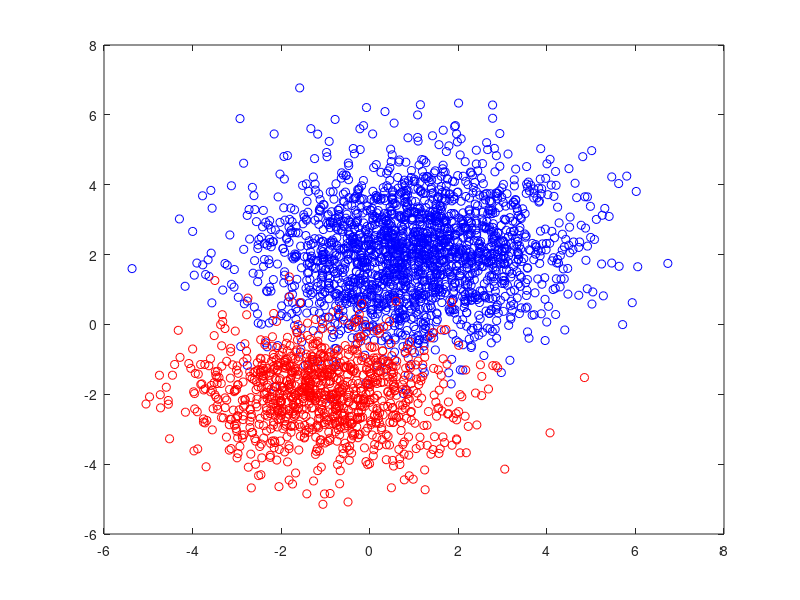

The MATLAB script that drew this image: (Note: this script raises an error after producing the figure.)

%%======================================================
%% STEP 1a: Generate data from two 2D distributions.

mu1 = [1 2];       % Mean
sigma1 = [ 3 .2;   % Covariance matrix
          .2  2];
m1 = 2000;          % Number of data points.

mu2 = [-1 -2];
sigma2 = [2 0;
          0 1];
m2 = 1000;

% Generate sample points with the specified means and covariance matrices.
R1 = chol(sigma1);
X1 = randn(m1, 2) * R1;
X1 = X1 + repmat(mu1, size(X1, 1), 1);

R2 = chol(sigma2);
X2 = randn(m2, 2) * R2;
X2 = X2 + repmat(mu2, size(X2, 1), 1);

X = [X1; X2];

%%=====================================================
%% STEP 1b: Plot the data points and their pdfs.

figure(1);

% Display a scatter plot of the two distributions.
hold off;
plot(X1(:, 1), X1(:, 2), 'bo');
hold on;
plot(X2(:, 1), X2(:, 2), 'ro');

set(gcf,'color','white') % White background for the figure.

% First, create a [10,000 x 2] matrix 'gridX' of coordinates representing
% the input values over the grid.
gridSize = 100;
u = linspace(-6, 6, gridSize);
[A B] = meshgrid(u, u);
gridX = [A(:), B(:)];

% Calculate the Gaussian response for every value in the grid.
z1 = gaussianND(gridX, mu1, sigma1);
z2 = gaussianND(gridX, mu2, sigma2);

% Reshape the responses back into a 2D grid to be plotted with contour.
Z1 = reshape(z1, gridSize, gridSize);
Z2 = reshape(z2, gridSize, gridSize);

% Plot the contour lines to show the pdf over the data.
[C, h] = contour(u, u, Z1);
[C, h] = contour(u, u, Z2);

axis([-6 6 -6 6])
title('Original Data and PDFs');

%set(h,'ShowText','on','TextStep',get(h,'LevelStep')*2);


%%====================================================
%% STEP 2: Choose initial values for the parameters.

% Set 'm' to the number of data points.
m = size(X, 1);

k = 2;  % The number of clusters.
n = 2;  % The vector lengths.

% Randomly select k data points to serve as the initial means.
indeces = randperm(m);
mu = X(indeces(1:k), :);

sigma = [];

% Use the overal covariance of the dataset as the initial variance for each cluster.
for (j = 1 : k)
    sigma{j} = cov(X);
end

% Assign equal prior probabilities to each cluster.
phi = ones(1, k) * (1 / k);

%%===================================================
%% STEP 3: Run Expectation Maximization

% Matrix to hold the probability that each data point belongs to each cluster.
% One row per data point, one column per cluster.
W = zeros(m, k);

% Loop until convergence.
for (iter = 1:1000)
    
    fprintf('  EM Iteration %d\n', iter);

    %%===============================================
    %% STEP 3a: Expectation
    %
    % Calculate the probability for each data point for each distribution.
    
    % Matrix to hold the pdf value for each every data point for every cluster.
    % One row per data point, one column per cluster.
    pdf = zeros(m, k);
    
    % For each cluster...
    for (j = 1 : k)
        
        % Evaluate the Gaussian for all data points for cluster 'j'.
        pdf(:, j) = gaussianND(X, mu(j, :), sigma{j});
    end
    
    % Multiply each pdf value by the prior probability for cluster.
    %    pdf  [m  x  k]
    %    phi  [1  x  k]   
    %  pdf_w  [m  x  k]
    pdf_w = bsxfun(@times, pdf, phi);
    
    % Divide the weighted probabilities by the sum of weighted probabilities for each cluster.
    %   sum(pdf_w, 2) -- sum over the clusters.
    W = bsxfun(@rdivide, pdf_w, sum(pdf_w, 2));
    
    %%===============================================
    %% STEP 3b: Maximization
    %%
    %% Calculate the probability for each data point for each distribution.

    % Store the previous means.
    prevMu = mu;    
    
    % For each of the clusters...
    for (j = 1 : k)
    
        % Calculate the prior probability for cluster 'j'.
        phi(j) = mean(W(:, j), 1);
        
        % Calculate the new mean for cluster 'j' by taking the weighted
        % average of all data points.
        mu(j, :) = weightedAverage(W(:, j), X);
       
        % Calculate the covariance matrix for cluster 'j' by taking the 
        % weighted average of the covariance for each training example. 
        
        sigma_k = zeros(n, n);
        
        % Subtract the cluster mean from all data points.
        Xm = bsxfun(@minus, X, mu(j, :));
        
        % Calculate the contribution of each training example to the covariance matrix.
        for (i = 1 : m)
            sigma_k = sigma_k + (W(i, j) .* (Xm(i, :)' * Xm(i, :)));
        end
        
        % Divide by the sum of weights.
        sigma{j} = sigma_k ./ sum(W(:, j));
         
        
        mu(j, :) 
        sigma{j}
         
    end
    
    % Check for convergence.
    if (mu == prevMu)
        break
    end
            
% End of Expectation Maximization    
end

%%=====================================================
%% STEP 4: Plot the data points and their estimated pdfs.

% Display a scatter plot of the two distributions.
figure(2);
hold off;
plot(X1(:, 1), X1(:, 2), 'bo');
hold on;
plot(X2(:, 1), X2(:, 2), 'ro');

set(gcf,'color','white') % White background for the figure.

plot(mu1(1), mu1(2), 'kx');
plot(mu2(1), mu2(2), 'kx');

% First, create a [10,000 x 2] matrix 'gridX' of coordinates representing
% the input values over the grid.
gridSize = 100;
u = linspace(-6, 6, gridSize);
[A B] = meshgrid(u, u);
gridX = [A(:), B(:)];

% Calculate the Gaussian response for every value in the grid.
z1 = gaussianND(gridX, mu(1, :), sigma{1});
z2 = gaussianND(gridX, mu(2, :), sigma{2});

% Reshape the responses back into a 2D grid to be plotted with contour.
Z1 = reshape(z1, gridSize, gridSize);
Z2 = reshape(z2, gridSize, gridSize);

% Plot the contour lines to show the pdf over the data.
[C, h] = contour(u, u, Z1);
[C, h] = contour(u, u, Z2);
axis([-6 6 -6 6])

title('Original Data and Estimated PDFs');